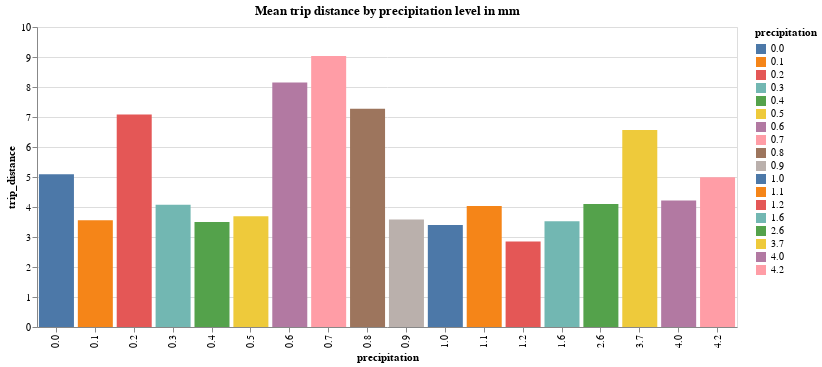

The code cell stored with this chart in its notebook:
### Markdown cell above
Make a bar chart of the relationship between `precipitation` and `trip_distance`:
- first group by precipitation (rounded off to one decimal place)
- take the mean of trip distance
- make a bar chart with precipitation on the x-axis and trip distance on the y-axis
- add an appropriate title to the chart

### Code cell
taxi_df.join_asof(
    weather_df,
    left_on="pickup",
    right_on="time",
    strategy="nearest"
).group_by(pl.col("precipitation").round(1).cast(pl.Utf8)).agg(
    pl.col("trip_distance").mean()
).plot.bar(
    x="precipitation",
    y="trip_distance",
    color="precipitation"
).properties(width=700, title="Mean trip distance by precipitation level in mm")

### Figure 1 — Vega-Lite specification as saved in the notebook (floating-point values rounded to 4 significant figures)
{"config": {"view": {"continuousWidth": 300, "continuousHeight": 300}}, "data": {"name": "data-e6f26e1bb474093d3450702644031ad4"}, "mark": {"type": "bar", "tooltip": true}, "encoding": {"color": {"field": "precipitation", "type": "nominal"}, "x": {"field": "precipitation", "type": "nominal"}, "y": {"field": "trip_distance", "type": "quantitative"}}, "params": [{"name": "param_1e9efca18e7a2868", "select": {"type": "interval", "encodings": ["x", "y"]}, "bind": "scales"}], "title": "Mean trip distance by precipitation level in mm", "width": 700, "$schema": "https://vega.github.io/schema/vega-lite/v6.1.0.json", "datasets": {"data-e6f26e1bb474093d3450702644031ad4": [{"precipitation": "0.1", "trip_distance": 3.56}, {"precipitation": "0.0", "trip_distance": 5.09}, {"precipitation": "1.1", "trip_distance": 4.035}, {"precipitation": "0.3", "trip_distance": 4.079}, {"precipitation": "1.6", "trip_distance": 3.527}, {"precipitation": "1.0", "trip_distance": 3.398}, {"precipitation": "0.9", "trip_distance": 3.586}, {"precipitation": "0.8", "trip_distance": 7.279}, {"precipitation": "0.4", "trip_distance": 3.497}, {"precipitation": "0.6", "trip_distance": 8.148}, {"precipitation": "4.2", "trip_distance": 4.994}, {"precipitation": "2.6", "trip_distance": 4.098}, {"precipitation": "0.2", "trip_distance": 7.082}, {"precipitation": "3.7", "trip_distance": 6.57}, {"precipitation": "0.5", "trip_distance": 3.695}, {"precipitation": "0.7", "trip_distance": 9.033}, {"precipitation": "4.0", "trip_distance": 4.22}, {"precipitation": "1.2", "trip_distance": 2.851}]}}
